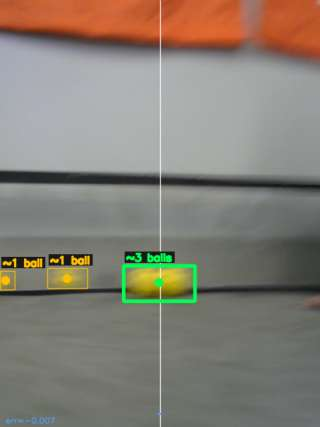
#> input picture tools/swervetune/runs/auto_blue12/frames/025.29.jpg, 320 x 427 px
$ python pollen_mask_view.py   (older library calls are emulated)
#> lines starting #> are read from the running program, lines starting #| are printed output that depends on the picture; after the words box and inside, x2 and y2 are one past the last pixel; in counts of white or black regions, pixels touching at a corner belong together
"""Autonomous page, Blob Detection card: "camera" vs "what OpenCV sees" (tool).

Shows the robot's real camera frame next to the RAW output of the shipped PollenDetectionPipeline's
first step (pipelines/PollenDetectionPipeline.java, Config defaults - PollenCamera only overrides
rotateDeg): the two HSV yellow ranges OR-ed, before any cleanup. Ragged edges and stray specks are
left in on purpose - that is what the code really gets. The robot does not detect edges: it is an HSV
colour threshold -> open -> close -> connected components -> area / aspect filter.

Source frame: tools/swervetune/runs/auto_blue12/frames/025.29.jpg - a frame where the robot itself
labelled the clump "~3 balls" (the label is the robot's own drawing, unedited). Saved frames are the
pipeline's annotated output at 320 x 427 (the 480 x 640 rotated capture at 2/3 scale), so pixel
tunables are scaled by 2/3 (areas by 4/9).

The only retouch: pixels the robot DREW over the camera image inside the zoom (its green centre dot
and the white aim line) are not camera data and would punch false holes in the mask, so those
pixels alone take the value of the pipeline's own close step; every other mask pixel is the raw
threshold. The zoom stops left of the two amber "~1 ball" detections, whose amber labels fall inside
the yellow range and would show up as text in the mask.

Run: python3 tools/portfolio/vision/pollen_mask_view.py -> docs/portfolio/pollen_mask_view.png
"""
import os
import cv2
import numpy as np
from PIL import Image, ImageDraw, ImageFont

HERE = os.path.dirname(os.path.abspath(__file__))
ROOT = os.path.normpath(os.path.join(HERE, "..", "..", ".."))
SRC = os.path.join(ROOT, "tools", "swervetune", "runs", "auto_blue12", "frames", "025.29.jpg")
FONT = os.path.join(ROOT, "tools", "pedro-visualizer", "public", "fonts", "Poppins-SemiBold.ttf")
OUT = os.path.join(ROOT, "docs", "portfolio", "pollen_mask_view.png")

# PollenDetectionPipeline.Config defaults (640 x 480 capture).
HSV_A = ((15, 90, 70), (38, 255, 255))
HSV_B = ((12, 60, 45), (42, 255, 255))
OPEN_RADIUS, CLOSE_H_GAP, CLOSE_V_RADIUS = 3, 16, 12
MIN_AREA, MAX_AREA, MAX_ASPECT = 350.0, 100_000.0, 5.0
K = 2.0 / 3.0  # saved frame scale

# Layout, in points: the slide's image column is 94.8 pt wide.
W_PT, PANEL_H_PT, GAP_PT = 94.8, 65.5, 5.0
CUT_PT = 11.0            # diagonal corner cut, same motif as the slide's other photos
TAG_PT, TAG_PAD_PT, TAG_INSET_PT = 5.2, 2.2, 3.5
DPI = 600
TAG_BG, TAG_FG, CREAM = (62, 92, 18), (255, 255, 255), (251, 248, 230)

# Zoom region in saved-frame pixels: the "~3 balls" clump, right of the amber "~1 ball" boxes.
ZOOM_X0, ZOOM_X1, ZOOM_YC = 95, 255, 283


def raw_mask(rgb):
    """Pipeline step 1: the two HSV yellow ranges, OR-ed. No cleanup."""
    hsv = cv2.cvtColor(rgb, cv2.COLOR_RGB2HSV)
#> hsv: shape (427, 320, 3); mean H, S, V 58.9, 38.3, 139.1
    return cv2.inRange(hsv, *HSV_A) | cv2.inRange(hsv, *HSV_B)
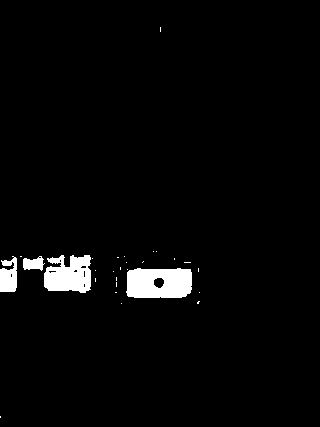
#> returned value: shape (427, 320); 2.9% white; 28 white regions (24 under 20 px), largest, box (x1, y1, x2, y2) and area: (126, 268, 192, 298) 1762, (44, 255, 91, 293) 1403, (0, 256, 17, 292) 483, (23, 256, 45, 271) 221


def close(mask):
    gh, gv = round(CLOSE_H_GAP * K), round(CLOSE_V_RADIUS * K)
    return cv2.morphologyEx(mask, cv2.MORPH_CLOSE,
                            cv2.getStructuringElement(cv2.MORPH_RECT, (2 * gh + 1, 2 * gv + 1)))


def drawn_overlay(rgb):
    """Pixels the robot drew INSIDE a clump: the filled green centre dot and the white aim line.
    The thin green box outline is left alone - it sits on the clump's bounding box, and filling it
    would square off the blob's real edges."""
    hsv = cv2.cvtColor(rgb, cv2.COLOR_RGB2HSV).astype(int)
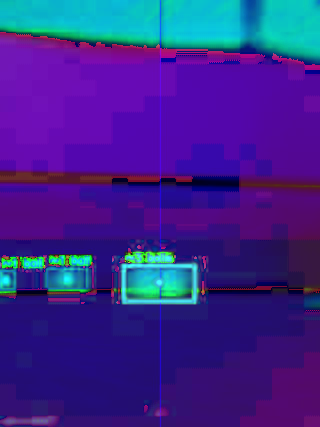
#> hsv: shape (427, 320, 3) int64; mean R, G, B 58.9, 38.3, 139.1
    h, s, v = hsv[..., 0], hsv[..., 1], hsv[..., 2]
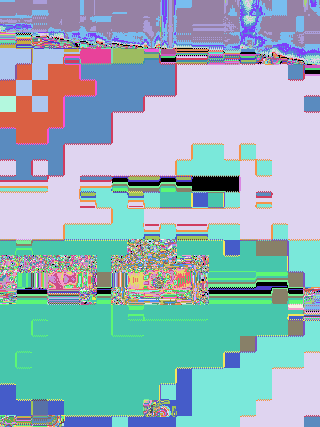
#> h: shape (427, 320) int64; 177 distinct labels, from 0 to 179; one colour per label, 0 black
    green = (h >= 55) & (h <= 85) & (s >= 150) & (v >= 150)
#> green: shape (427, 320) bool; 0.89% white; 4 white regions, box (x1, y1, x2, y2) and area: (121, 263, 197, 304) 947, (147, 253, 172, 262) 159, (126, 253, 142, 262) 68, (155, 279, 163, 287) 46
    white = (s < 40) & (v >= 235)
#> white: shape (427, 320) bool; 0.02% white in thin lines or dots, all inside (x1, y1, x2, y2) = (160, 66, 161, 96)
    cx = rgb.shape[1] // 2
    white[:, :cx - 2] = False
    white[:, cx + 3:] = False
    dot = cv2.morphologyEx(green.astype(np.uint8), cv2.MORPH_OPEN,
                           cv2.getStructuringElement(cv2.MORPH_ELLIPSE, (5, 5))) > 0   # lines vanish
#> dot: shape (427, 320) bool; 0.55% white; 8 white regions (1 under 20 px), largest, box (x1, y1, x2, y2) and area: (122, 295, 197, 304) 385, (190, 264, 197, 284) 100, (157, 254, 172, 262) 92
    over = (dot | white).astype(np.uint8)
    return cv2.dilate(over, np.ones((3, 3), np.uint8)) > 0
#> returned value: shape (427, 320) bool; 0.94% white; 7 white regions, largest, box (x1, y1, x2, y2) and area: (121, 294, 198, 305) 565, (146, 253, 173, 269) 242, (189, 263, 198, 285) 158


def seen_mask(rgb):
    """Raw threshold, with only the robot-drawn pixels filled from the pipeline's close step."""
    raw = raw_mask(rgb)
    over = drawn_overlay(rgb)
    out = raw.copy()
    out[over] = close(raw)[over]
#> out: shape (427, 320); 3.1% white; 23 white regions (17 under 20 px), largest, box (x1, y1, x2, y2) and area: (121, 261, 199, 304) 1979, (44, 255, 91, 293) 1403, (0, 256, 17, 292) 483, (23, 256, 45, 271) 221, (120, 262, 130, 271) 64, (191, 294, 200, 304) 33
    return out


# [17 lines left out: function pipeline_mask, not called in this run]


def px(pt):
    return int(round(pt * DPI / 72.0))


def panel(img_rgb, w, h, mask=False):
    """Resize the zoom crop to w x h px. A mask is scaled nearest-neighbour: real pixels, no smoothing."""
#> called with w = 790, h = 546, mask = False
    if mask:
        big = cv2.resize(img_rgb, (w, h), interpolation=cv2.INTER_NEAREST)
        return Image.fromarray(cv2.cvtColor(big, cv2.COLOR_GRAY2RGB))
    return Image.fromarray(cv2.resize(img_rgb, (w, h), interpolation=cv2.INTER_CUBIC))
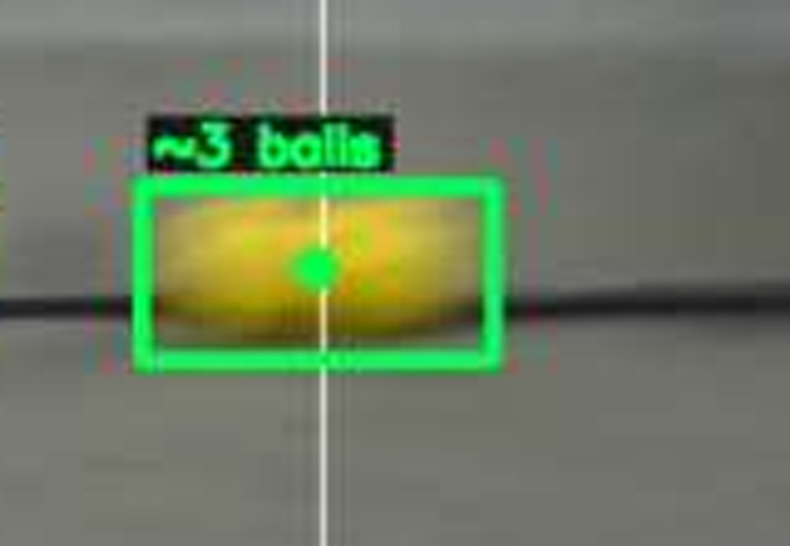
#> returned value: PIL image 790x546 RGB; mean R, G, B 109.5, 124.4, 98


def tag(draw, font, text, x, y):
    pad, l, t, r, b = px(TAG_PAD_PT), *draw.textbbox((0, 0), text, font=font)
    draw.rectangle((x, y, x + (r - l) + 2 * pad, y + (b - t) + 2 * pad), fill=TAG_BG)
    draw.text((x + pad - l, y + pad - t), text, font=font, fill=TAG_FG)


def main():
    rgb = cv2.cvtColor(cv2.imread(SRC), cv2.COLOR_BGR2RGB)
    mask = seen_mask(rgb)

    W, PH, G = px(W_PT), px(PANEL_H_PT), px(GAP_PT)
    zw = ZOOM_X1 - ZOOM_X0
    zh = round(zw * PANEL_H_PT / W_PT)
    y0 = ZOOM_YC - zh // 2
    cam = panel(rgb[y0:y0 + zh, ZOOM_X0:ZOOM_X1], W, PH)
    seen = panel(mask[y0:y0 + zh, ZOOM_X0:ZOOM_X1], W, PH, mask=True)
#> call 2 of panel, with w = 790, h = 546, mask = True
#> in panel (call 2), `big = cv2.resize(img_rgb, (w, h), interpolation=cv2.INTER_NEAREST)`:
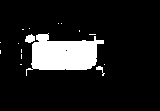
#> img_rgb: shape (111, 160); 11.9% white; 16 white regions (13 under 20 px), largest, box (x1, y1, x2, y2) and area: (26, 33, 104, 76) 1979, (25, 34, 35, 43) 64, (96, 66, 105, 76) 33

    out = Image.new("RGBA", (W, 2 * PH + G), CREAM + (0,))
#> out: PIL image 790x1134 RGBA
    out.paste(cam, (0, 0))
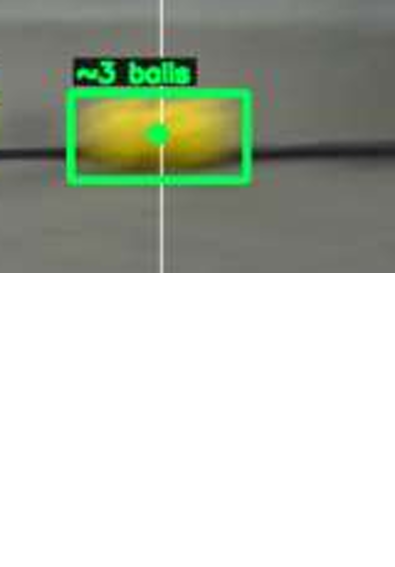
#> out: PIL image 790x1134 RGBA (shown at 1/2 size); mean R, G, B, A 182.9, 188.5, 166.5, 122.8; transparent parts drawn white
    out.paste(seen, (0, PH + G))

    d = ImageDraw.Draw(out)
    c = px(CUT_PT)
    clear = CREAM + (0,)
    d.polygon([(W - c, 0), (W, 0), (W, c)], fill=clear)                       # top-right cut
    d.polygon([(0, 2 * PH + G - c), (0, 2 * PH + G), (c, 2 * PH + G)], fill=clear)  # bottom-left cut

    font = ImageFont.truetype(FONT, px(TAG_PT))
    ins = px(TAG_INSET_PT)
    tag(d, font, "CAMERA", ins, ins)
    tag(d, font, "WHAT OPENCV SEES", ins, PH + G + ins)

    os.makedirs(os.path.dirname(OUT), exist_ok=True)
    out.save(OUT, dpi=(DPI, DPI))
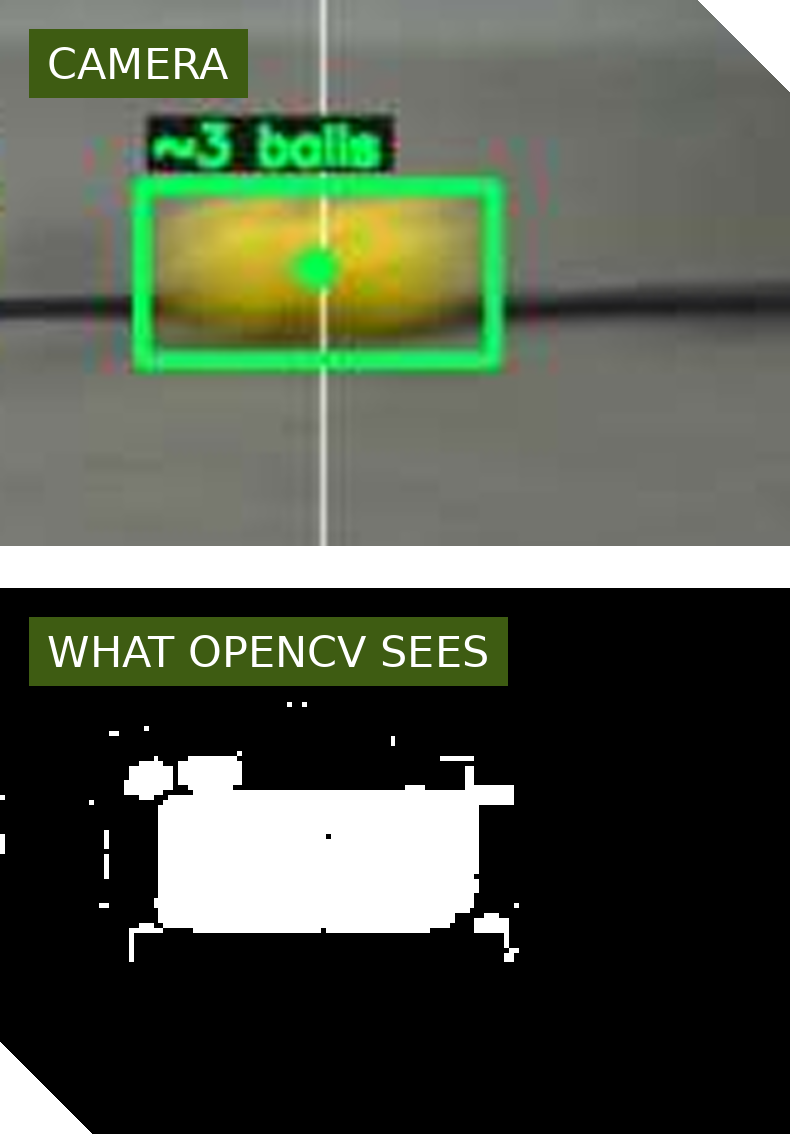
#> saved as pollen_mask_view.png: PIL image 790x1134 RGBA; mean R, G, B, A 81.1, 89.5, 72.5, 243.1; transparent parts drawn white
    print(OUT, out.size, "zoom", (ZOOM_X0, y0, ZOOM_X1, y0 + zh), "raw mask px in zoom",
          int((mask[y0:y0 + zh, ZOOM_X0:ZOOM_X1] > 0).sum()))
#| docs/portfolio/pollen_mask_view.png (790, 1134) zoom (95, 228, 255, 339) raw mask px in zoom 2108


if __name__ == "__main__":
    main()

$ run again, with tools/swervetune/runs/auto_blue12/frames/016.27.jpg copied over tools/swervetune/runs/auto_blue12/frames/025.29.jpg
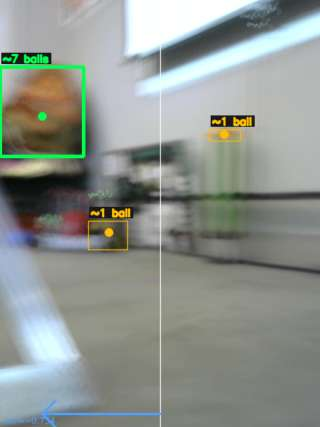
#> input picture tools/swervetune/runs/auto_blue12/frames/016.27.jpg, 320 x 427 px
#> in raw_mask, `return cv2.inRange(hsv, *HSV_A) | cv2.inRange(hsv, *HSV_B)`:
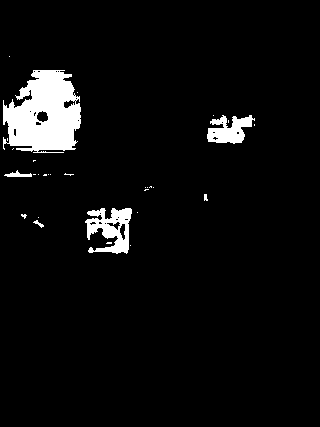
#> returned value: shape (427, 320); 5.1% white; 30 white regions (24 under 20 px), largest, box (x1, y1, x2, y2) and area: (3, 70, 81, 153) 4653, (85, 208, 132, 254) 1243, (207, 115, 255, 144) 837, (4, 170, 32, 177) 98, (33, 220, 44, 228) 33, (204, 194, 208, 201) 22
#> green: shape (427, 320) bool; 1.1% white; 5 white regions, box (x1, y1, x2, y2) and area: (0, 65, 86, 159) 1162, (24, 54, 48, 64) 166, (38, 112, 46, 121) 60, (12, 54, 18, 63) 28, (3, 57, 12, 61) 27
#> dot: shape (427, 320) bool; 0.18% white; 7 white regions (3 under 20 px), largest, box (x1, y1, x2, y2) and area: (34, 55, 48, 64) 90, (39, 112, 46, 121) 55, (62, 154, 70, 159) 32, (80, 66, 86, 73) 28
#> big: shape (546, 790); 3% white; 4 white regions, box (x1, y1, x2, y2) and area: (0, 0, 168, 128) 12442, (0, 0, 15, 25) 275, (55, 69, 84, 79) 265, (173, 84, 178, 89) 25
#> img_rgb: shape (111, 160); 3% white; 4 white regions (3 under 20 px), largest, box (x1, y1, x2, y2) and area: (0, 0, 34, 26) 511
#> in main, `out.save(OUT, dpi=(DPI, DPI))`:
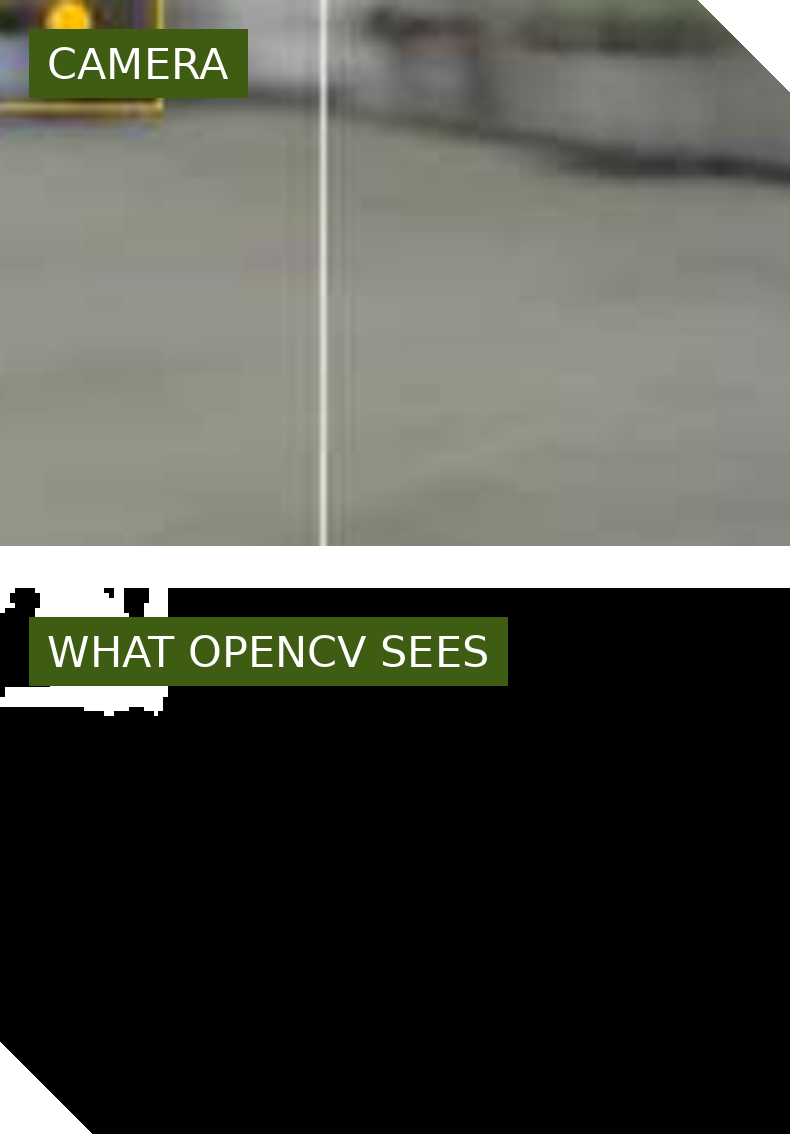
#> saved as pollen_mask_view.png: PIL image 790x1134 RGBA; mean R, G, B, A 79.9, 81.7, 72.5, 243.1; transparent parts drawn white
#| docs/portfolio/pollen_mask_view.png (790, 1134) zoom (95, 228, 255, 339) raw mask px in zoom 534
